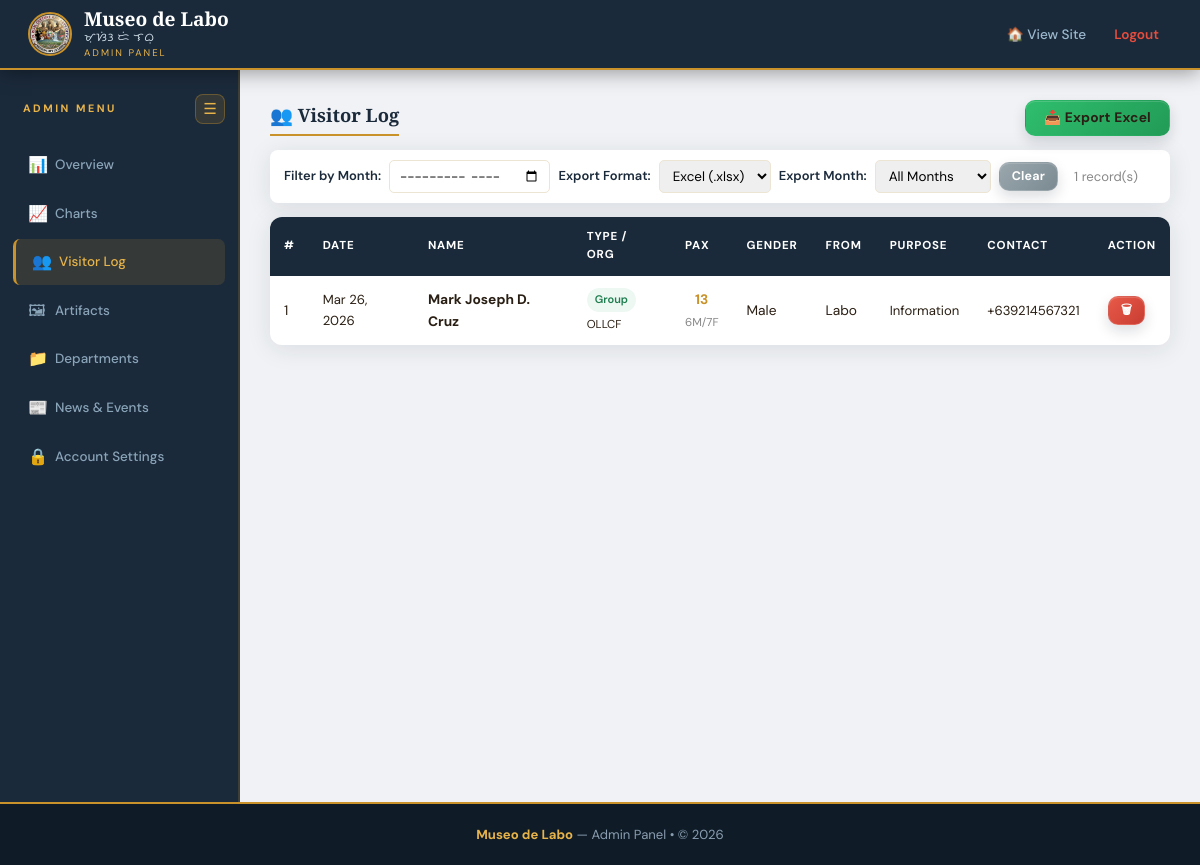
Screenshot of /admin/visitors.php (signed in) with the database file from the repository.
### tables this page shows
CREATE TABLE `guests` (
  `id` int(11) NOT NULL,
  `guest_name` varchar(200) NOT NULL,
  `visitor_type` enum('Individual','Group') DEFAULT 'Individual',
  `organization` varchar(200) DEFAULT NULL,
  `gender` enum('Male','Female','Other') DEFAULT NULL,
  `residence` varchar(200) DEFAULT NULL,
  `nationality` varchar(100) DEFAULT 'Filipino',
  `headcount` int(11) DEFAULT 1,
  `male_count` int(11) DEFAULT 0,
  `female_count` int(11) DEFAULT 0,
  `num_days` int(11) DEFAULT 1,
  `purpose` varchar(200) DEFAULT NULL,
  `contact_no` varchar(20) DEFAULT NULL,
  `visit_date` date DEFAULT curdate(),
  `created_at` timestamp NOT NULL DEFAULT current_timestamp()
);

### includes/db.php (called while the page is built, shortened)
<?php
function getDB(): PDO {
    static $pdo = null;
    if ($pdo === null) {
        $dsn = "mysql:host=" . DB_HOST . ";dbname=" . DB_NAME . ";charset=" . DB_CHARSET;
        $options = [
            PDO::ATTR_ERRMODE            => PDO::ERRMODE_EXCEPTION,
            PDO::ATTR_DEFAULT_FETCH_MODE => PDO::FETCH_ASSOC,
            PDO::ATTR_EMULATE_PREPARES   => false,
        ];
        try {
            $pdo = new PDO($dsn, DB_USER, DB_PASS, $options);
            try {
                $pdo->exec("ALTER TABLE news_events ADD COLUMN is_archived TINYINT(1) NOT NULL DEFAULT 0");
            } catch (PDOException $e) {
            }
        } catch (PDOException $e) {
            die('<div style="font-family:sans-serif;padding:40px;text-align:center;">
                <h2 style="color:#c0392b">Database Connection Failed</h2>
                <p>Please check your database settings in <code>includes/db.php</code></p>
                <p style="color:#888;font-size:.9rem">Error: ' . htmlspecialchars($e->getMessage()) . '</p>
            </div>');
        }
    }
    return $pdo;
}
function dbQuery(string $sql, array $params = []): array {
    $stmt = getDB()->prepare($sql);
    $stmt->execute($params);
    return $stmt->fetchAll();
}

### admin/visitors.php (the view, shortened to what this page needs)
<?php
require_once '../includes/db.php';
$month  = $_GET['month'] ?? '';
$exportFormat = $_GET['export_format'] ?? 'xlsx';
$exportMonth = $_GET['export_month'] ?? 'all';
$params = [];
$sql    = "SELECT * FROM guests WHERE 1=1";
$sql .= " ORDER BY id DESC";
$guests = dbQuery($sql, $params);
require_once 'admin_header.php';
?>
<div class="adm-layout">
  <?php require_once 'sidebar.php'; ?>
  <main class="adm-main">
    <div style="display:flex;justify-content:space-between;align-items:center;flex-wrap:wrap;gap:12px;margin-bottom:14px">
      <h3 class="adm-sec-title" style="margin:0">&#128101; Visitor Log</h3>
      <a href="export.php?format=<?= urlencode($exportFormat) ?><?= $exportMonth !== 'all' ? '&month=' . urlencode($exportMonth) : '' ?>" class="toggle-btn bg-green" style="text-decoration:none">
        &#128229; Export <?= $exportFormat === 'csv' ? 'CSV' : 'Excel' ?>
      </a>
    </div>
    <form method="GET" action="visitors.php" class="mbar" data-auto-submit="1" data-debounce="350">
      <label for="monthFilter">Filter by Month:</label>
      <input type="month" id="monthFilter" name="month" class="mi" value="<?= htmlspecialchars($month) ?>">
      <label for="exportFormat">Export Format:</label>
      <select id="exportFormat" name="export_format" class="mi">
        <option value="xlsx" <?= $exportFormat==='xlsx'?'selected':'' ?>>Excel (.xlsx)</option>
      </select>
      <label for="exportMonth">Export Month:</label>
      <select id="exportMonth" name="export_month" class="mi">
        <option value="all" <?= $exportMonth==='all'?'selected':'' ?>>All Months</option>
      </select>
      <a href="visitors.php" class="btn-clf" style="text-decoration:none;display:inline-flex;align-items:center">Clear</a>
      <span style="color:#888;font-size:.82rem;margin-left:8px"><?= count($guests) ?> record(s)</span>
    </form>
    <div class="tbl-wrap">
      <table class="adm-tbl">
        <thead>
          <tr>
            <th>#</th><th>Date</th><th>Name</th><th>Type / Org</th>
            <th>Pax</th><th>Gender</th><th>From</th><th>Purpose</th><th>Contact</th><th>Action</th>
          </tr>
        </thead>
        <tbody>
          <?php if (empty($guests)): ?>
            <tr><td colspan="10" style="text-align:center;padding:28px;color:#888">No visitors found.</td></tr>
          <?php else: foreach ($guests as $g): $ig = $g['visitor_type']==='Group'; ?>
            <tr>
              <td><?= $g['id'] ?></td>
              <td style="font-size:.82rem"><?= date('M j, Y', strtotime($g['visit_date'])) ?></td>
              <td><strong><?= htmlspecialchars($g['guest_name']) ?></strong></td>
              <td>
                <span class="<?= $ig?'vg':'vi2' ?>"><?= $g['visitor_type'] ?></span>
                <?php if ($ig && $g['organization']): ?>
                  <br><small><?= htmlspecialchars($g['organization']) ?></small>
                <?php endif; ?>
              </td>
              <td style="text-align:center">
                <strong style="color:#c9922a"><?= $g['headcount'] ?></strong>
                <?php if ($ig): ?><br><small style="color:#888"><?= $g['male_count'] ?>M/<?= $g['female_count'] ?>F</small><?php endif; ?>
              </td>
              <td><?= htmlspecialchars($g['gender']) ?></td>
              <td><?= htmlspecialchars($g['residence']) ?></td>
              <td style="font-size:.82rem"><?= htmlspecialchars($g['purpose']) ?></td>
              <td style="font-size:.82rem"><?= htmlspecialchars($g['contact_no']) ?></td>
              <td>
                <a href="visitors.php?delete=<?= $g['id'] ?>" class="btn-del"
                   onclick="return confirm('Delete this visitor record?')">&#128465;</a>
              </td>
            </tr>
          <?php endforeach; endif; ?>
        </tbody>
      </table>
    </div>
  </main>
</div>
<?php require_once 'admin_footer.php'; ?>

### assets/css/style.css (style rules this page uses)
:root { --navy: #1b2a3b; --navy2: #243447; --navy3: #0f1c28; --gold: #c9922a; --gold2: #e8b44a; --gold3: #f5d07a; --ivory: #faf6ef; --ivory2: #f2ece0; --cream: #ede5d4; --text: #2a1f14; --text2: #5a4a38; --text3: #8a7a68; --red: #c0392b; --green: #1e7e4f; --blue: #2171b5; --purple: #6a3e9a; --shadow: 0 4px 24px rgba(27,42,59,.10); --shadow2:0 12px 48px rgba(27,42,59,.18); }
*,*::before,*::after { box-sizing:border-box; margin:0; padding:0; }
html { scroll-behavior:smooth; }
body { font-family:'DM Sans',sans-serif; background:var(--ivory); color:var(--text); line-height:1.6; }
a { text-decoration:none; color:inherit; }
.float-reveal { opacity:0; transform:translateY(28px) scale(.975); filter:blur(2px); transition:opacity .78s ease, transform .78s cubic-bezier(.22,.61,.36,1), filter .78s ease; will-change:opacity, transform; }
.float-reveal.is-visible { opacity:1; transform:translateY(0) scale(1); filter:blur(0); }

### assets/css/admin.css (style rules this page uses)
.adm-layout { display:flex; min-height:calc(100vh - 68px); }
.adm-main { flex:1; background:#f0f2f5; padding:30px; box-sizing:border-box; min-width:0; }
.adm-sec-title { font-family:'Playfair Display',serif; color:var(--navy); font-size:1.15rem; border-bottom:2px solid var(--gold); display:inline-block; padding-bottom:4px; margin-bottom:14px; }
.tbl-wrap { background:#fff; border-radius:12px; box-shadow:var(--shadow); overflow-x:auto; margin-bottom:28px; }
.adm-tbl { width:100%; border-collapse:collapse; min-width:540px; }
.adm-tbl th { background:var(--navy); color:#fff; padding:11px 14px; text-align:left; font-size:.72rem; text-transform:uppercase; letter-spacing:.8px; }
.adm-tbl td { padding:11px 14px; border-bottom:1px solid var(--ivory2); color:var(--text); font-size:.86rem; vertical-align:middle; }
.adm-tbl tr:last-child td { border-bottom:none; }
.toggle-btn, .btn-save, .btn-cancel-f, .btn-edit, .btn-del, .btn-filt, .btn-exp, .btn-clf, .adm-main .btn-navy { display:inline-flex; align-items:center; justify-content:center; gap:6px; border-radius:10px; border:1px solid transparent; font-weight:700; text-decoration:none; cursor:pointer; letter-spacing:.2px; line-height:1; transition:transform .2s ease, box-shadow .2s ease, filter .2s ease, border-color .2s ease; box-shadow:0 6px 14px rgba(8,24,39,.14), inset 0 1px 0 rgba(255,255,255,.15); }
.toggle-btn, .btn-save, .btn-cancel-f, .adm-main .btn-navy { padding:10px 18px; font-size:.86rem; }
.btn-edit, .btn-del, .btn-filt, .btn-exp, .btn-clf { padding:7px 12px; font-size:.78rem; }
.btn-cancel-f, .btn-clf { background:linear-gradient(135deg,#9aa7ad,#7b8a92); color:#fff; border-color:rgba(255,255,255,.12); font-family:'DM Sans',sans-serif; }
.btn-del { background:linear-gradient(135deg,#e85a49,#c83d32); color:#fff; border-color:rgba(255,255,255,.14); }
.bg-green { background:linear-gradient(135deg,#2fbe6d,#229b57); }
.vg { background:#eef8f3; color:#1e7e4f; display:inline-block; padding:3px 8px; border-radius:99px; font-size:.69rem; font-weight:600; }
.mbar { display:flex; gap:8px; align-items:center; flex-wrap:wrap; background:#fff; padding:10px 14px; border-radius:8px; box-shadow:var(--shadow); margin-bottom:14px; }
.mbar label { font-size:.81rem; font-weight:600; color:var(--navy); }
.mi { padding:6px 9px; border:1.5px solid var(--cream); border-radius:5px; font-family:'DM Sans',sans-serif; font-size:.84rem; }

### rows the page displays
guests: id "1", visit_date "Mar 26, 2026", guest_name "Mark Joseph D. Cruz", visitor_type "Group", organization "OLLCF", headcount "13", male_count "6", female_count "7", gender "Male", residence "Labo", purpose "Information", contact_no "+639214567321"

### other values shown
SITE_NAME "Museo de Labo"
count($guests) "1"
